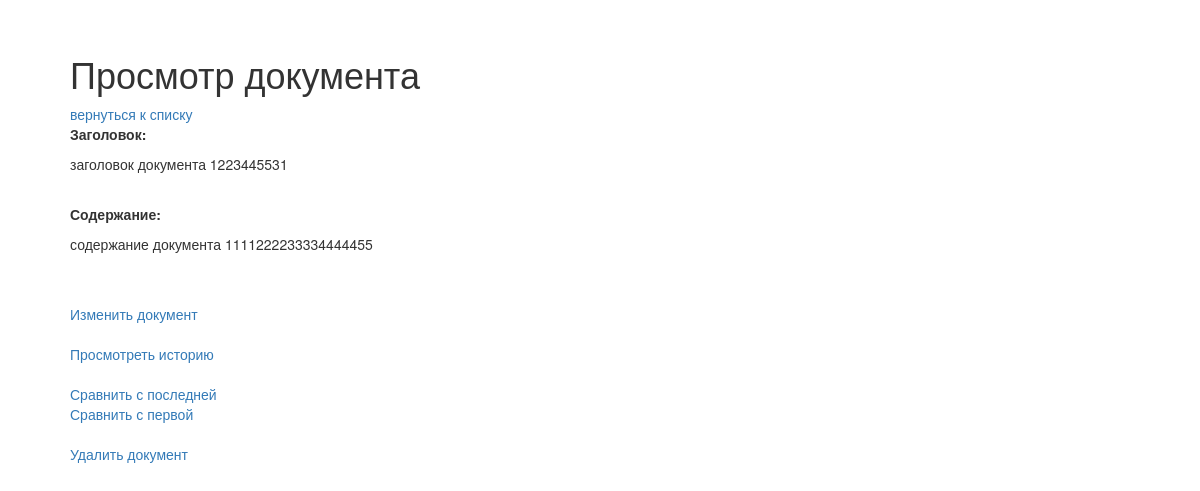
The page /docs/1 on the database its author committed.
### models.py (models this page shows)
class Document(Base):
    __tablename__ = 't_doc'
    id = Column(Integer, primary_key=True)
    title = Column(String(100), nullable=False)
    content = Column(String(250), nullable=False)
    is_deleted = Column(Boolean, default=False)

### storage.py (the view)
@app.route('/docs/<int:doc_id>', methods=['GET'])
@error_exceptions
def get_doc(doc_id):
    doc = DB.get_doc_by_id(doc_id)
    return render_template('doc.html', doc=doc)

### DB_ORM.py (called while the page is built)
def get_doc_by_id(doc_id):
    try:
        doc = session.query(Document).filter_by(id=doc_id).one()
        return doc
    except Exception as err:
        raise NotFoundDocumentError(err)

### storage.py (called while the page is built)
def error_exceptions(func):
    @wraps(func)
    def inner_func(*args, **kwargs):
        try:
            return func(*args, **kwargs)
        except NotFoundDocumentError as err:
            return render_template('error_404.html', error=str(err))
        except SaveDocumentError as err:
            return render_template('error_save.html', error=str(err))
        except Exception as err:
            return render_template('error.html', error=str(err))
    return inner_func

### templates/doc.html
{% extends 'base.html' %}
{% block content %}
  <h1>Просмотр документа</h1>
  <a href="{{ url_for('docs') }}">вернуться к списку</a>
  <div>
    <p><strong>Заголовок:</strong></p>
    <p>{{ doc.title }}</p><br>
    <p><strong>Содержание:</strong></p>
    <p>{{ doc.content }}</p><br><br>
  </div>
  <a href="{{ url_for('save_doc', doc_id=doc.id) }}">Изменить документ</a><br><br>
  <a href="{{ url_for('archiv_for_doc', doc_id=doc.id) }}">Просмотреть историю</a><br><br>
  <a href="{{ url_for('compare_doc_major', doc_id=doc.id) }}">Сравнить с последней</a><br>
  <a href="{{ url_for('compare_doc_minor', doc_id=doc.id) }}">Сравнить с первой</a><br><br>
  <a href="{{ url_for('del_doc', doc_id=doc.id) }}">Удалить документ</a>
{% endblock %}

### static/styles.css (style rules this page uses)
body { margin-top: 2%; margin-bottom: 2%; margin-left: 5%; margin-right: 5%; padding: 10px 10px 10px 10px; }

### rows shown on the page
Document: title "заголовок документа 1223445531", content "содержание документа 1111222233334444455"
